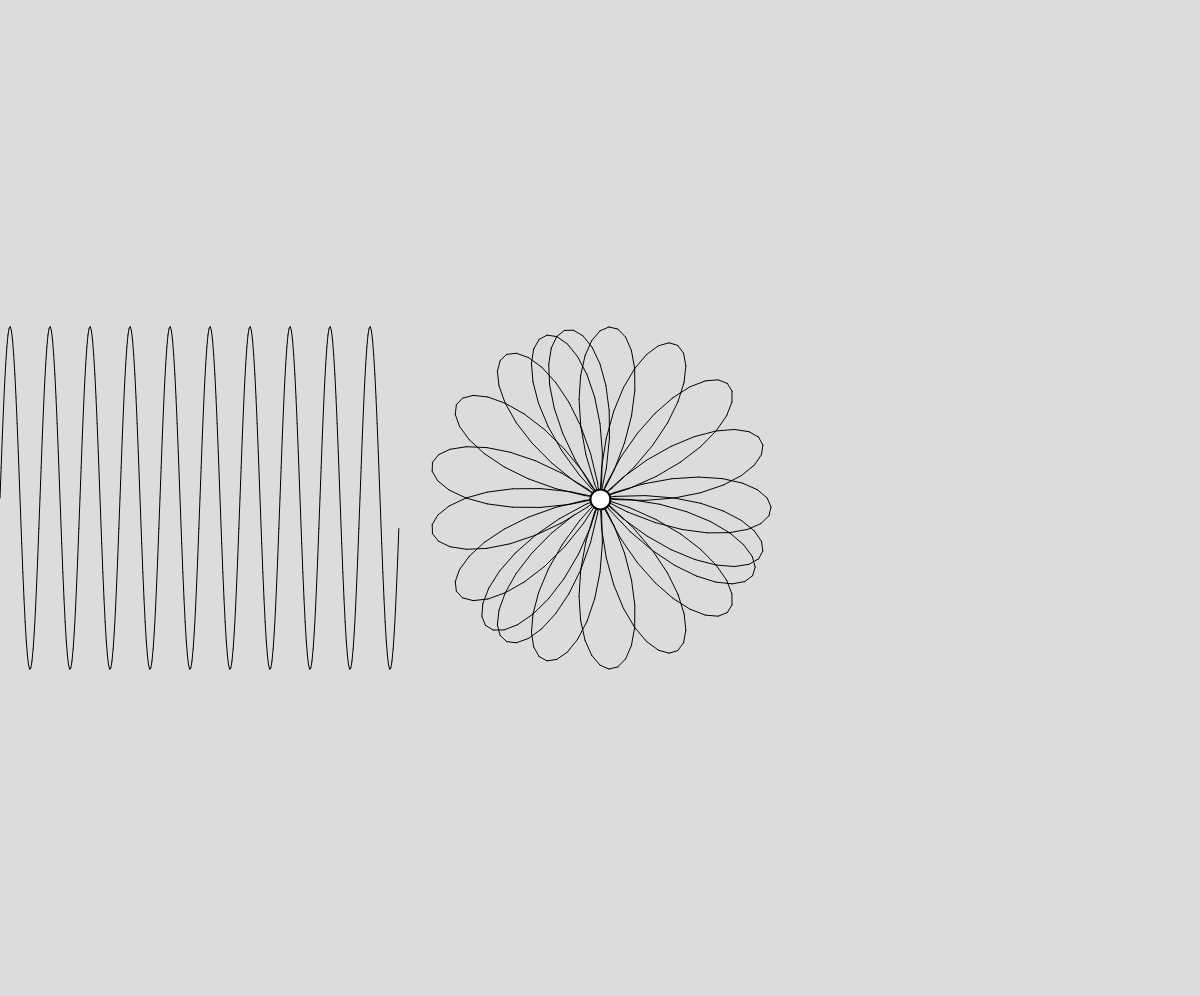
Frame 1 (no input)
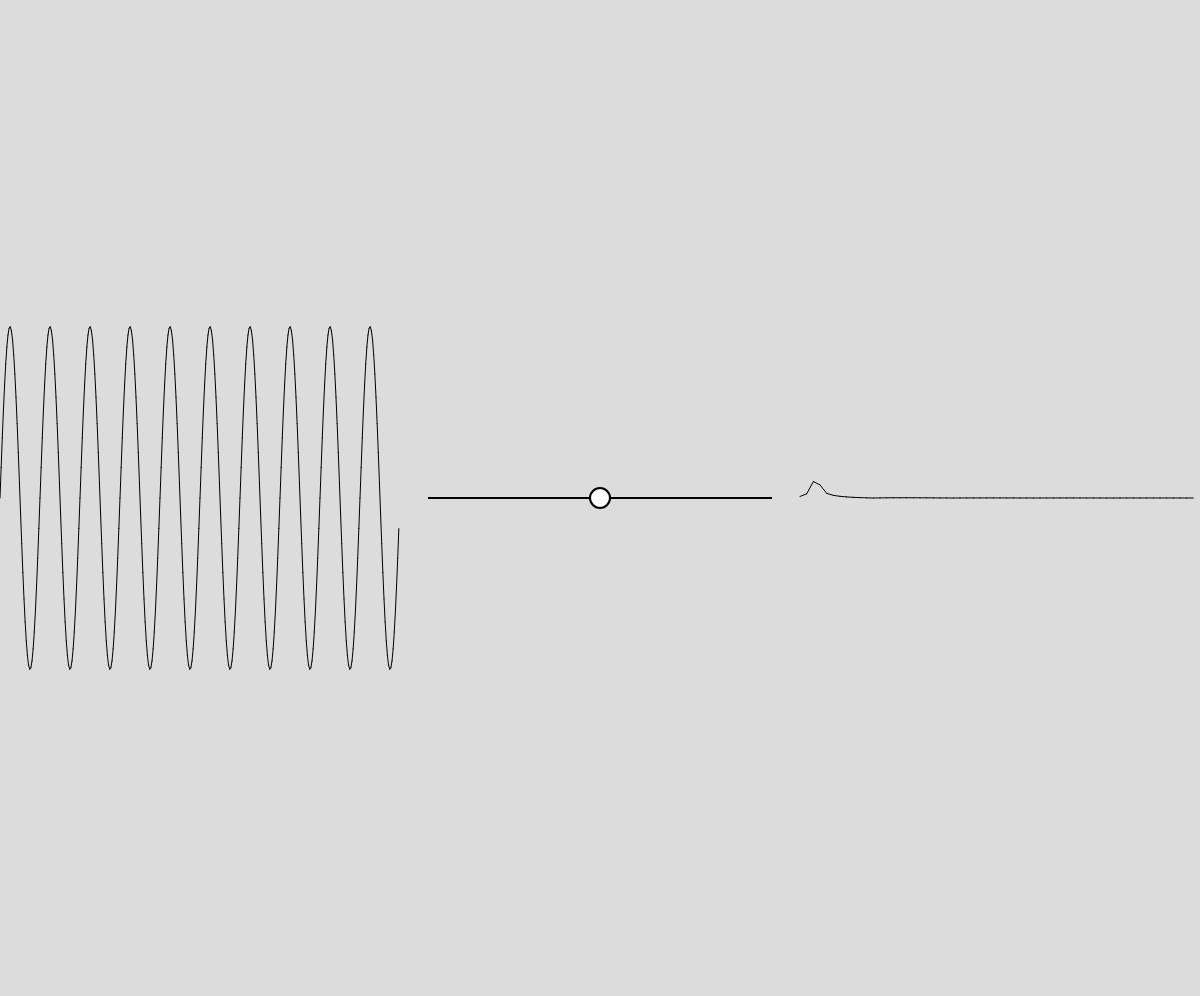
Frame 60 (no input)
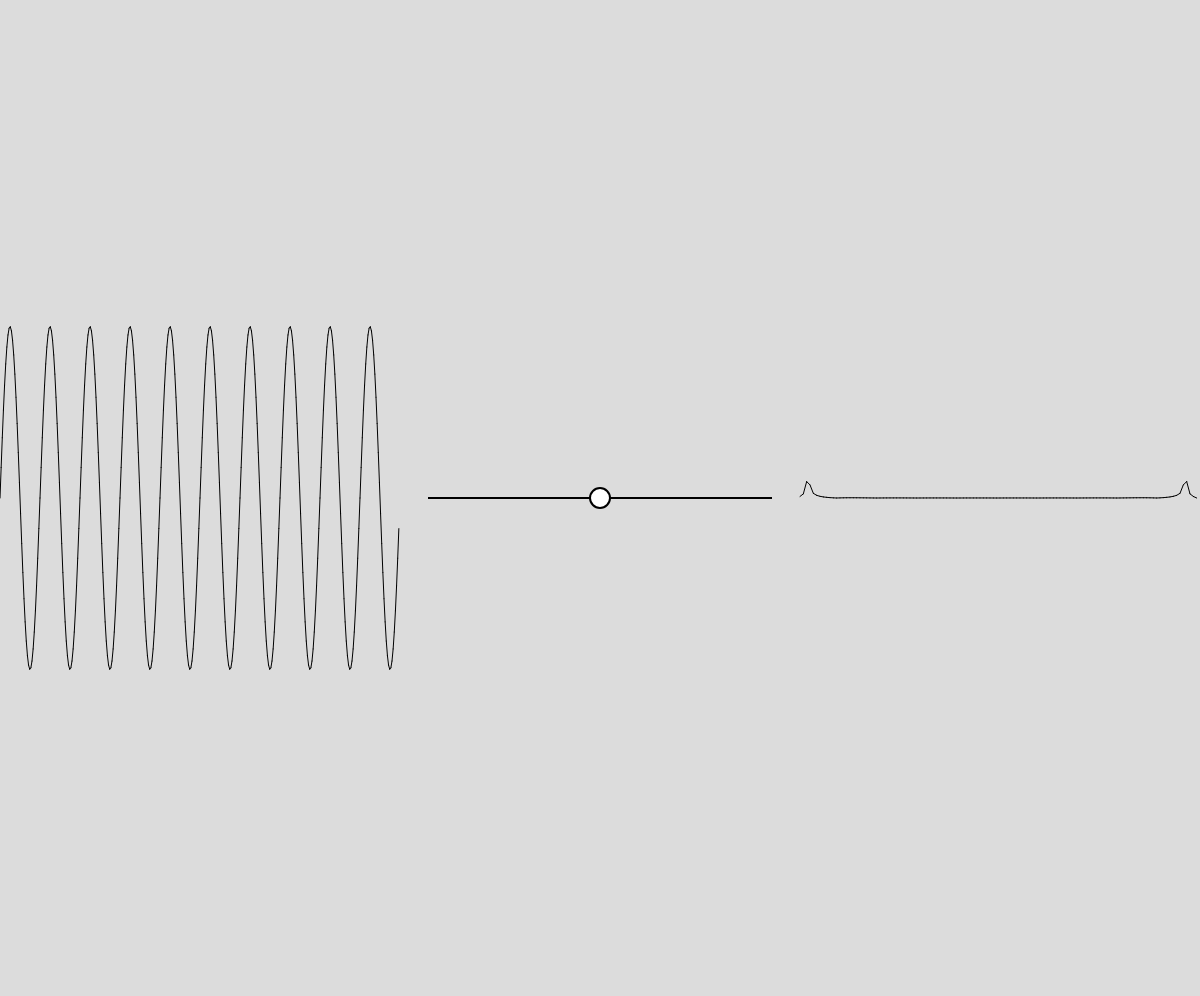
Frame 120 (the mouse pressed at the canvas centre since frame 60)

The p5.js sketch that drew these frames (run headless with seeded random() and noise() and a simulated clock; from frame 60 on, the mouse is pressed at the canvas centre):

// p5.js sketch
// ── sketch.js
let samplesPerCycle = 35;
let wave;
let period;
let count;
let fft = [];
let place = .1;
let zoom = 300;
function setup() {
  createCanvas(windowWidth, windowHeight - 4);
  background(220);
  stroke(0);
  fill(255);
  zoom = width / 7;
}
function windowResized() {
  resizeCanvas(windowWidth, windowHeight - 4);
  zoom = width / 7;
}
function draw() {
  background(220);
  period = TWO_PI / samplesPerCycle;
  count = samplesPerCycle * 10;
  wave = generateSamples(0, period, count, Math.sin);
  place = TWO_PI * (frameCount / 120);
  const rotated = drawCircle(wave, place);
  fft.push(rotated.mag() / zoom);
  drawWave(wave);
  drawWave(fft, 2);
  // if (frameCount % 1000 == 0) { noLoop(); }
}
function clamp(num, min, max) {
  return num <= min ? min : num >= max ? max : num;
}
function generateSamples(start, period, count, func) {
  var ret = [];
  for (let x = start; x < count * period; x += period) {
    ret.push(func(x));
  }
  return ret;
}
function drawCircle(wave, rate) {
  push();
  translate(width / 2, height / 2);
  let x = [];
  let y = [];
  for (let index = 1; index < wave.length; index++) {
    const start = createVector(wave[index - 1] * zoom);
    start.rotate(rate * (index - 1));
    if (x.length == 0) {
      x.push(start.x);
      y.push(start.y);
    }
    const end = createVector(wave[index] * zoom);
    end.rotate(rate * index);
    x.push(end.x);
    y.push(end.y);
    line(start.x, start.y, end.x, end.y);
  }


  ellipseMode(RADIUS);
  strokeWeight(2);
  fill(255);
  const xAvg = average(x);
  const yAvg = average(y)
  circle(xAvg, yAvg, 10);
  pop();
  return createVector(xAvg, yAvg);
}
function drawWave(wave, third = 0) {
  push();
  translate(width / 3 * third, height / 2);
  newWidth = width / wave.length / 3;
  for (let index = 1; index < wave.length; index++) {
    const start = createVector(newWidth * (index - 1), wave[index - 1] * -zoom);
    const end = createVector(newWidth * index, wave[index] * -zoom);
    line(start.x, start.y, end.x, end.y);
  }
  pop();
}
function average(arr) { return arr.reduce((a, b) => a + b, 0) / arr.length }
